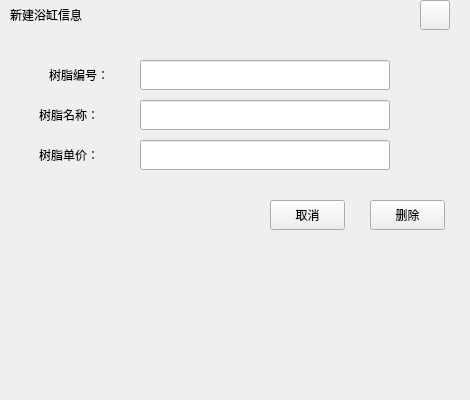
<?xml version="1.0" encoding="UTF-8"?>
<ui version="4.0">
 <class>ResinDele</class>
 <widget class="QWidget" name="ResinDele">
  <property name="geometry">
   <rect>
    <x>0</x>
    <y>0</y>
    <width>470</width>
    <height>400</height>
   </rect>
  </property>
  <property name="windowTitle">
   <string>Form</string>
  </property>
  <widget class="QPushButton" name="DeleBtn">
   <property name="geometry">
    <rect>
     <x>370</x>
     <y>200</y>
     <width>75</width>
     <height>30</height>
    </rect>
   </property>
   <property name="text">
    <string>删除</string>
   </property>
  </widget>
  <widget class="QLineEdit" name="ResinPrice">
   <property name="geometry">
    <rect>
     <x>140</x>
     <y>140</y>
     <width>250</width>
     <height>30</height>
    </rect>
   </property>
  </widget>
  <widget class="QPushButton" name="CancleBtn">
   <property name="geometry">
    <rect>
     <x>270</x>
     <y>200</y>
     <width>75</width>
     <height>30</height>
    </rect>
   </property>
   <property name="text">
    <string>取消</string>
   </property>
  </widget>
  <widget class="QLabel" name="TitleLab">
   <property name="geometry">
    <rect>
     <x>0</x>
     <y>10</y>
     <width>461</width>
     <height>31</height>
    </rect>
   </property>
   <property name="text">
    <string/>
   </property>
  </widget>
  <widget class="QLabel" name="UserLab_1">
   <property name="geometry">
    <rect>
     <x>39</x>
     <y>100</y>
     <width>101</width>
     <height>30</height>
    </rect>
   </property>
   <property name="text">
    <string>树脂名称：</string>
   </property>
  </widget>
  <widget class="QLabel" name="UserLab_3">
   <property name="geometry">
    <rect>
     <x>49</x>
     <y>60</y>
     <width>91</width>
     <height>30</height>
    </rect>
   </property>
   <property name="text">
    <string>树脂编号：</string>
   </property>
  </widget>
  <widget class="QLabel" name="InerLab">
   <property name="geometry">
    <rect>
     <x>50</x>
     <y>80</y>
     <width>401</width>
     <height>231</height>
    </rect>
   </property>
   <property name="styleSheet">
    <string notr="true"/>
   </property>
   <property name="text">
    <string/>
   </property>
  </widget>
  <widget class="QLabel" name="UserLab_2">
   <property name="geometry">
    <rect>
     <x>39</x>
     <y>140</y>
     <width>101</width>
     <height>30</height>
    </rect>
   </property>
   <property name="text">
    <string>树脂单价：</string>
   </property>
  </widget>
  <widget class="QPushButton" name="CloseBtn">
   <property name="geometry">
    <rect>
     <x>420</x>
     <y>0</y>
     <width>30</width>
     <height>30</height>
    </rect>
   </property>
   <property name="text">
    <string/>
   </property>
  </widget>
  <widget class="QLineEdit" name="ResinID">
   <property name="geometry">
    <rect>
     <x>140</x>
     <y>60</y>
     <width>250</width>
     <height>30</height>
    </rect>
   </property>
  </widget>
  <widget class="QLineEdit" name="ResinName">
   <property name="geometry">
    <rect>
     <x>140</x>
     <y>100</y>
     <width>250</width>
     <height>30</height>
    </rect>
   </property>
  </widget>
  <widget class="QLabel" name="label">
   <property name="geometry">
    <rect>
     <x>10</x>
     <y>0</y>
     <width>151</width>
     <height>30</height>
    </rect>
   </property>
   <property name="text">
    <string>新建浴缸信息</string>
   </property>
  </widget>
  <zorder>InerLab</zorder>
  <zorder>TitleLab</zorder>
  <zorder>label</zorder>
  <zorder>DeleBtn</zorder>
  <zorder>ResinPrice</zorder>
  <zorder>CancleBtn</zorder>
  <zorder>UserLab_1</zorder>
  <zorder>UserLab_3</zorder>
  <zorder>UserLab_2</zorder>
  <zorder>CloseBtn</zorder>
  <zorder>ResinID</zorder>
  <zorder>ResinName</zorder>
 </widget>
 <resources/>
 <connections/>
</ui>
